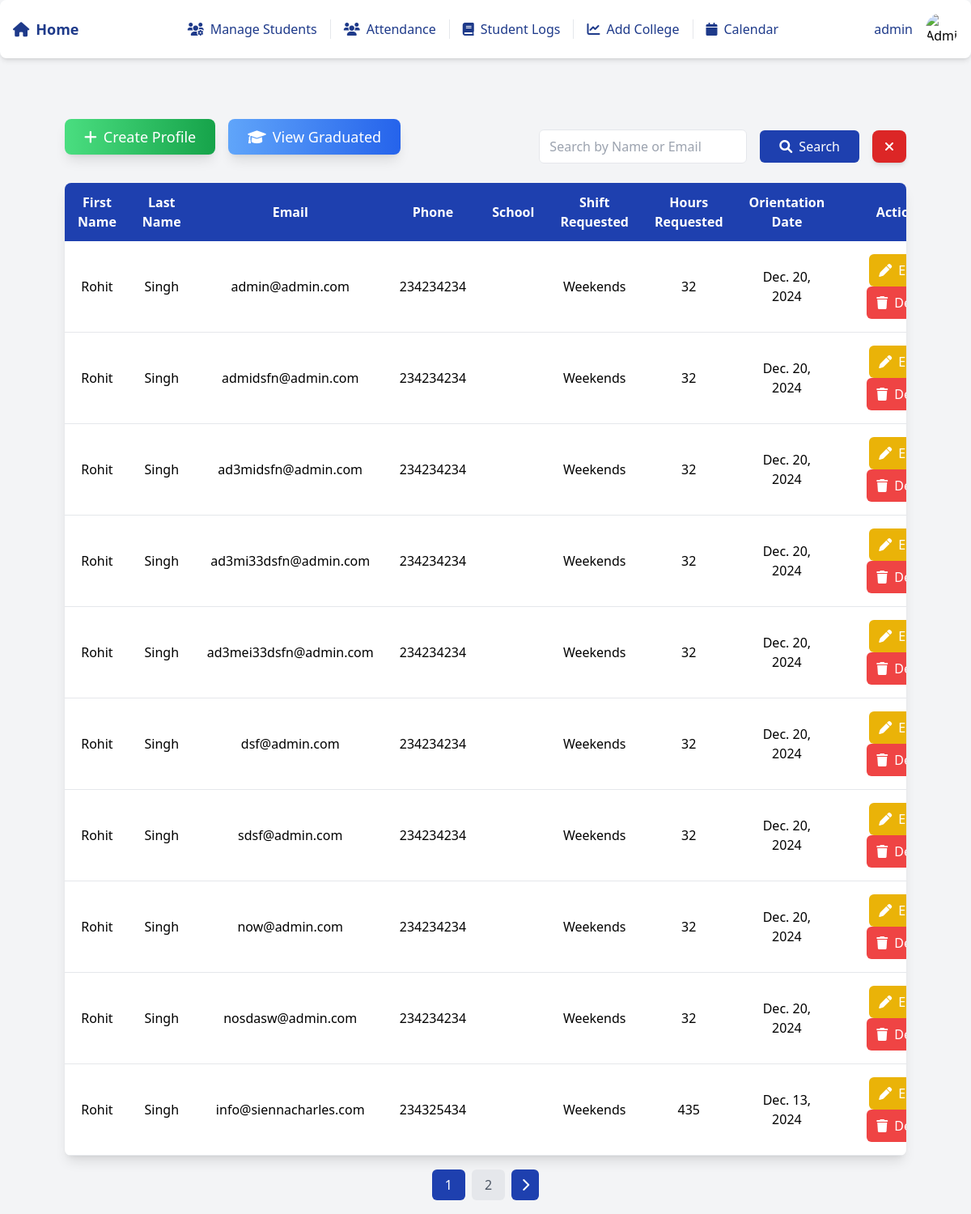
Before: / (signed in) with the older database file.
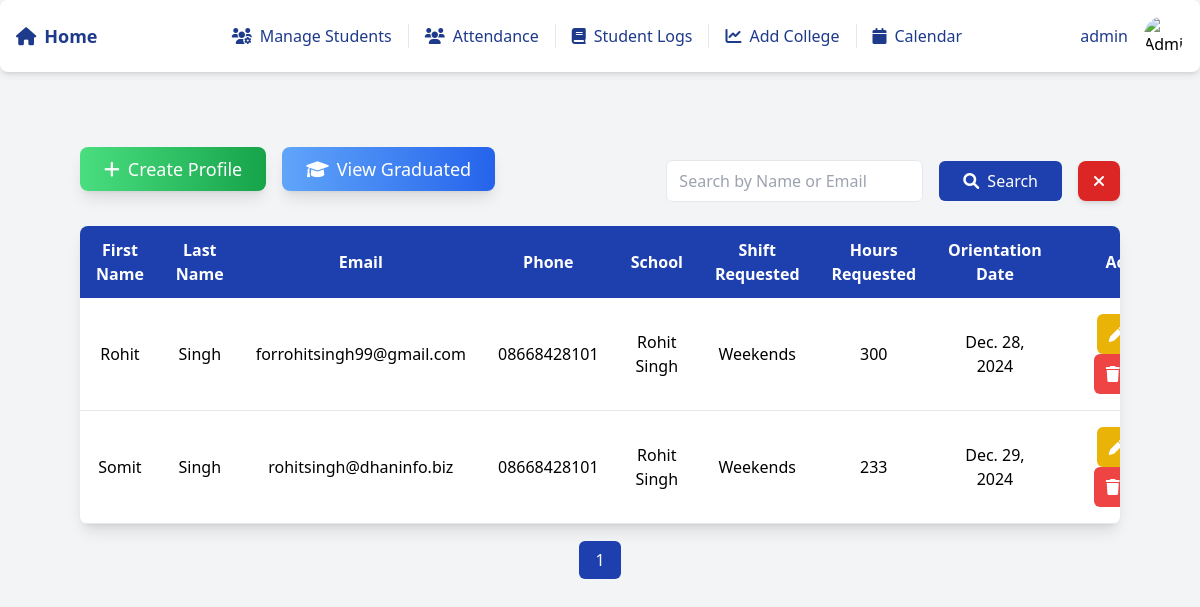
After: the same page with the newer database file.
### students/models.py (models this page shows, shortened)
class StudentProfile(models.Model):
    SHIFT_CHOICES = [
        ('Weekdays', 'Weekdays'),
        ('Weekends', 'Weekends'),
    ]
    first_name = models.CharField(max_length=100)
    last_name = models.CharField(max_length=100)
    phone = models.CharField(max_length=15, default='')
    email = models.EmailField(unique=True)
    school = models.CharField(max_length=100)
    college = models.ForeignKey(College, on_delete=models.SET_NULL, null=True, blank=True)
    lchaim_training_completed = models.BooleanField(default=False)
    police_check = models.BooleanField(default=False)
    med_docs = models.BooleanField(default=False)
    hours_requested = models.IntegerField(null=True)
    hours_completed = models.PositiveIntegerField(default=0)
    shift_requested = models.CharField(max_length=10, choices=SHIFT_CHOICES)
    assigned_shift = models.ForeignKey(Shift, on_delete=models.SET_NULL, null=True, blank=True, related_name="students")
    start_date = models.DateField(null=True)
    end_date = models.DateField(null=True)
    lchaim_orientation_date = models.DateField(null=True)
    skills_book_completed = models.BooleanField(default=False)
    comments = models.TextField(blank=True, null=True)
    status = models.CharField(
        max_length=10,
        choices=[('Training', 'Training'), ('Graduated', 'Graduated')],
        default='Training'
    )

### students/views.py (the view, shortened to what this page needs)
# urls.py: path('', views.student_profile_list, name='student_profile_list'),
@login_required
def student_profile_list(request):
    query = request.GET.get('q', '')
    orientation_date = request.GET.get('orientation_date', '')
    profiles = StudentProfile.objects.all()
    if orientation_date:
        profiles = profiles.filter(lchaim_orientation_date=orientation_date)
    paginator = Paginator(profiles, 10)
    page_number = request.GET.get('page', 1)
    page_obj = paginator.get_page(page_number)
    is_school_group = request.user.groups.filter(name='School').exists()
    return render(request, 'student_profile_list.html', {
        'page_obj': page_obj,
        'query': query,
        'orientation_date': orientation_date,
        'is_school_group': is_school_group,
    })

### students/templates/student_profile_list.html (shortened to what this page needs)
{% load static %}
<!DOCTYPE html>
<html lang="en">
<head>
    <script src="https://cdn.tailwindcss.com"></script>
    <link href="https://cdnjs.cloudflare.com/ajax/libs/font-awesome/5.15.4/css/all.min.css" rel="stylesheet">
</head>
<body class="bg-gray-100">
    {% include 'navbar.html' %}
    <div class="flex flex-col bg-gray-100 min-h-screen pt-24">
        <div class="px-6 lg:px-20 py-6">
            <div class="lg:flex items-center justify-between">
            {% if is_school_group %}
            <div class="flex justify-center items-center mt-4 text-center">
                <a href="{% url 'create_student_profile' %}" class="bg-gradient-to-r from-green-400 to-green-600 text-white px-6 py-2 rounded-lg text-lg shadow-lg hover:from-green-500 hover:to-green-700 transition ease-in-out duration-200">
                    <i class="fas fa-plus mr-2"></i>Create Profile
                </a>
            </div>
            {% else %}
            <div class="flex flex-wrap gap-4 justify-left mt-4">
                <a href="{% url 'create_student_profile' %}" class="bg-gradient-to-r from-green-400 to-green-600 text-white px-6 py-2 rounded-lg text-lg shadow-lg hover:from-green-500 hover:to-green-700 transition ease-in-out duration-200">
                    <i class="fas fa-plus mr-2"></i>Create Profile
                </a>
                <a href="{% url 'student_graduated_list' %}" class="bg-gradient-to-r from-blue-400 to-blue-600 text-white px-6 py-2 rounded-lg text-lg shadow-lg hover:from-blue-500 hover:to-blue-700 transition ease-in-out duration-200">
                    <i class="fas fa-graduation-cap mr-2"></i>View Graduated
                </a>
            </div>
            <div class=" rounded-lg mt-6  pt-4">
                <form method="get" action="" class="flex gap-4 justify-end items-center">
                    <input type="text" name="q" value="{{ query }}" placeholder="Search by Name or Email"
                        class="border rounded-md px-3 py-2 w-full  focus:outline-none focus:ring-2 focus:ring-blue-800">
                    <button type="submit"
                        class="bg-blue-800 items-center gap-2 text-white px-6 flex flex-row  py-2 rounded-md hover:bg-blue-900 transition duration-200">
                        <i class="fas fa-search"></i> Search
                    </button>
                    <button type="button" onclick="window.location.href='?'"
                    class="bg-red-600 text-white px-4 py-2 rounded-lg shadow-md hover:bg-red-500 transition duration-200 ">
                    <i class="fas fa-times"></i>
                </button>
                </form>
            </div>
        </div>
            <div class="bg-white shadow-lg rounded-lg mt-6 mx-auto overflow-x-auto">
                <table class="min-w-full table-auto border-collapse">
                    <thead class="bg-blue-800 text-white">
                        <tr>
                            <th class="px-4 py-3 text-center">First Name</th>
                            <th class="px-4 py-3 text-center">Last Name</th>
                            <th class="px-4 py-3 text-center">Email</th>
                            <th class="px-4 py-3 text-center">Phone</th>
                            <th class="px-4 py-3 text-center">School</th>
                            <th class="px-4 py-3 text-center">Shift Requested</th>
                            <th class="px-4 py-3 text-center">Hours Requested</th>
                            <th class="px-4 py-3 text-center">Orientation Date</th>
                            <th class="px-4 py-3 text-center">Actions</th>
                        </tr>
                    </thead>
                    <tbody>
                        {% for profile in page_obj %}
                        <tr class="border-b hover:bg-gray-100 transition duration-200">
                            <td class="px-4 py-3 text-center">{{ profile.first_name }}</td>
                            <td class="px-4 py-3 text-center">{{ profile.last_name }}</td>
                            <td class="px-4 py-3 text-center">{{ profile.email }}</td>
                            <td class="px-4 py-3 text-center">{{ profile.phone }}</td>
                            <td class="px-4 py-3 text-center">{{ profile.school }}</td>
                            <td class="px-4 py-3 text-center">{{ profile.get_shift_requested_display }}</td>
                            <td class="px-4 py-3 text-center">{{ profile.hours_requested }}</td>
                            <td class="px-4 py-3 text-center">{{ profile.lchaim_orientation_date }}</td>
                            <td class="px-6 py-4 text-center">
                                <a href="{% url 'update_student_profile' profile.pk %}" class="bg-yellow-500 text-white px-3 py-2 rounded-md inline-flex items-center justify-center space-x-2 hover:bg-yellow-600 transition ease-in-out duration-200">
                                    <i class="fas fa-pen"></i><span>Edit</span>
                                </a>
                                <button onclick="openDeleteModal({{ profile.pk }})" class="bg-red-500 text-white px-3 py-2 rounded-md inline-flex items-center justify-center space-x-2 ml-3 hover:bg-red-600 transition ease-in-out duration-200">
                                    <i class="fas fa-trash"></i><span>Delete</span>
                                </button>
                            </td>
                        </tr>
                        {% endfor %}
                    </tbody>
                </table>
            </div>
            <div class="mt-6 flex justify-center">
                <nav class="w-full">
                    <ul class="flex flex-wrap justify-center items-center gap-2">
                        {% for num in page_obj.paginator.page_range %}
                        <li>
                            <a class="px-4 py-2 rounded-md {% if page_obj.number == num %}bg-blue-800 text-white{% else %}bg-gray-200 text-gray-600{% endif %} hover:bg-blue-800 hover:text-white transition duration-200" href="?page={{ num }}&q={{ query }}&orientation_date={{ orientation_date }}">
                                {{ num }}
                            </a>
                        </li>
                        {% endfor %}
                        {% if page_obj.has_next %}
                        <li>
                            <a class="bg-blue-800 text-white px-3 py-2 rounded-md hover:bg-blue-900 transition duration-200" href="?page={{ page_obj.next_page_number }}&q={{ query }}&orientation_date={{ orientation_date }}">
                                <i class="fas fa-chevron-right"></i>
                            </a>
                        </li>
                        {% endif %}
                    </ul>
                </nav>
            </div>
            {% endif %}
        </div>
    </div>
</body>
</html>

### students/templates/navbar.html (shortened to what this page needs)
<!DOCTYPE html>
<html lang="en">
<head>
    <link href="https://cdnjs.cloudflare.com/ajax/libs/font-awesome/6.0.0-beta3/css/all.min.css" rel="stylesheet">
    <script src="https://cdn.tailwindcss.com"></script>
</head>
<body class="bg-gray-100">
<div class="fixed w-full top-0 left-0 z-20">
    <div class="bg-white shadow-md p-4 rounded-lg flex justify-between items-center">
        <div class="flex items-center space-x-4">
            <a href="/" class="text-blue-900 hover:text-blue-700 text-lg font-semibold flex items-center space-x-2 transition duration-300">
                <i class="fas fa-home"></i>
                <span>Home</span>
            </a>
        </div>
        <div class="hidden lg:flex items-center space-x-4">
            <a href="{% url 'student_profile_list' %}" class="text-blue-900 hover:text-blue-700 flex items-center space-x-2 transition duration-300 border-r pr-4">
                <i class="fas fa-users-cog"></i> <span>Manage Students</span>
            </a>
            <a href="{% url 'student_attendance' %}" class="text-blue-900 hover:text-blue-700 flex items-center space-x-2 transition duration-300 border-r pr-4">
                <i class="fas fa-users"></i> <span>Attendance</span>
            </a>
            <a href="{% url 'student_logs' %}" class="text-blue-900 hover:text-blue-700 flex items-center space-x-2 transition duration-300 border-r pr-4">
                <i class="fas fa-book"></i> <span>Student Logs</span>
            </a>
            <a href="{% url 'create_college' %}" class="text-blue-900 hover:text-blue-700 flex items-center space-x-2 transition duration-300 border-r pr-4">
                <i class="fas fa-chart-line"></i> <span>Add College</span>
            </a>
            <a href="{% url 'calendar_student_logs' %}" class="text-blue-900 hover:text-blue-700 flex items-center space-x-2 transition duration-300">
                <i class="fas fa-calendar"></i> <span>Calendar</span>
            </a>
        </div>
        <div class="hidden lg:flex items-center space-x-4">
            <span class="text-blue-900">{{ user.username }}</span>
            <div class="relative">
                {% if user.is_superuser %}
                <img src="https://imgs.search.brave.com/NC51VdJXCpWmrErvqbLS_f4HHRojgDZTWB6Bi_doPWA/rs:fit:860:0:0:0/g:ce/aHR0cHM6Ly9pbWcu/ZnJlZXBpay5jb20v/ZnJlZS1waG90by9w/b3J0cmFpdC1zZW5p/b3ItZmVtYWxlLXBy/b2Zlc3Nvci1lZHVj/YXRpb24tZGF5XzIz/LTIxNTA5ODAwODgu/anBnP3NlbXQ9YWlz/X2h5YnJpZA" alt="Admin Avatar" class="w-10 h-10 rounded-full cursor-pointer">
                {% else %}
                <img src="https://imgs.search.brave.com/4dZymj9_G3yyq_rtQBB3436cJcDYW3nWByX4-l_re3s/rs:fit:500:0:0:0/g:ce/aHR0cHM6Ly9pLnBp/bmltZy5jb20vb3Jp/Z2luYWxzL2FmL2Y5/LzVkL2FmZjk1ZGMx/MjVhMzg1ZDBkNmM1/YzVlNDdiNjliMzdh/LmpwZw" alt="School Avatar" class="w-10 h-10 rounded-full cursor-pointer">
                {% endif %}
            </div>
        </div>
    </div>
</div>
</body>
</html>

Changed rows visible on the page:
removed StudentProfile: first_name "Rohit", last_name "Singh", email "admin@admin.com", phone "234234234", shift_requested "Weekends", hours_requested "32", lchaim_orientation_date "Dec. 20, 2024"
removed StudentProfile: first_name "Rohit", last_name "Singh", email "admidsfn@admin.com", phone "234234234", shift_requested "Weekends", hours_requested "32", lchaim_orientation_date "Dec. 20, 2024"
removed StudentProfile: first_name "Rohit", last_name "Singh", email "ad3midsfn@admin.com", phone "234234234", shift_requested "Weekends", hours_requested "32", lchaim_orientation_date "Dec. 20, 2024"
removed StudentProfile: first_name "Rohit", last_name "Singh", email "ad3mi33dsfn@admin.com", phone "234234234", shift_requested "Weekends", hours_requested "32", lchaim_orientation_date "Dec. 20, 2024"
removed StudentProfile: first_name "Rohit", last_name "Singh", email "ad3mei33dsfn@admin.com", phone "234234234", shift_requested "Weekends", hours_requested "32", lchaim_orientation_date "Dec. 20, 2024"
removed StudentProfile: first_name "Rohit", last_name "Singh", email "dsf@admin.com", phone "234234234", shift_requested "Weekends", hours_requested "32", lchaim_orientation_date "Dec. 20, 2024"
removed StudentProfile: first_name "Rohit", last_name "Singh", email "sdsf@admin.com", phone "234234234", shift_requested "Weekends", hours_requested "32", lchaim_orientation_date "Dec. 20, 2024"
removed StudentProfile: first_name "Rohit", last_name "Singh", email "now@admin.com", phone "234234234", shift_requested "Weekends", hours_requested "32", lchaim_orientation_date "Dec. 20, 2024"
removed StudentProfile: first_name "Rohit", last_name "Singh", email "nosdasw@admin.com", phone "234234234", shift_requested "Weekends", hours_requested "32", lchaim_orientation_date "Dec. 20, 2024"
removed StudentProfile: first_name "Rohit", last_name "Singh", email "info@siennacharles.com", phone "234325434", shift_requested "Weekends", hours_requested "435", lchaim_orientation_date "Dec. 13, 2024"
added StudentProfile: first_name "Rohit", last_name "Singh", email "forrohitsingh99@gmail.com", phone "08668428101", school "Rohit Singh", shift_requested "Weekends", hours_requested "300", lchaim_orientation_date "Dec. 28, 2024"
added StudentProfile: first_name "Somit", last_name "Singh", email "rohitsingh@dhaninfo.biz", phone "08668428101", school "Rohit Singh", shift_requested "Weekends", hours_requested "233", lchaim_orientation_date "Dec. 29, 2024"
Other visible differences:
list line gone: "2"
